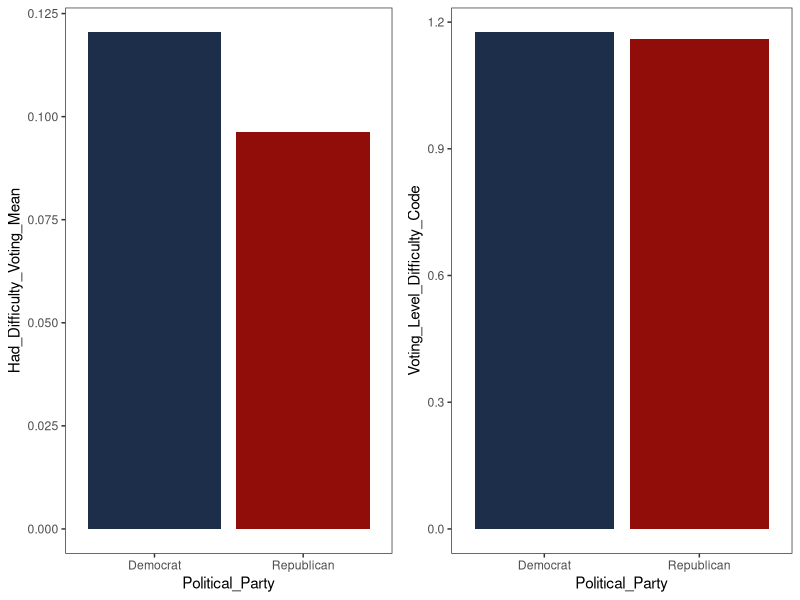

This chart was generated by the following R code:
## ---- chunk 1
knitr::opts_chunk$set(echo = TRUE)
## ---- chunk 2
library(plyr)
library(dplyr)
library(ggplot2) 
library(knitr)
library(tidyverse) 
library(haven)
library(gridExtra)
theme_set(theme_bw())
options(tinytex.verbose = TRUE)
## ---- chunk 3
ANES <- read_csv("anes.csv")
head(ANES)
## ---- chunk 4
tbl <- table(ANES$Political_Party)
tbl_p <- prop.table(tbl)


df <- data.frame(tbl, tbl_p)
df <- subset(df, select=-c(Var1.1))
df <- df %>% 
  rename(
    Party = Var1,
    Frequency = Freq,
    Proportion = Freq.1,
    )

summary_table <- kable(
    df,
    digits = 2,
    caption = 'Distribution of Political Party',
    booktabs = TRUE,
)

summary_table
## ---- chunk 5
ANES_mean <- ANES %>%
  mutate(
    Voting_Level_Difficulty_Code = case_when(
      Voting_Level_Difficulty_Code > 1 ~ 1, 
       Voting_Level_Difficulty_Code == 1 ~ 0,
      )
    )

table_mean <- ANES_mean %>%
  group_by(Political_Party) %>%
  summarise_at(vars(Voting_Level_Difficulty_Code), list(Had_Difficulty_Voting_Mean = mean))

plt1 <- ggplot(data=table_mean, aes(x=Political_Party, y=Had_Difficulty_Voting_Mean, fill=Political_Party))+   geom_bar(stat="identity")+
  scale_fill_manual(values=c("#1c2e4a", "#900d09"))+
  theme(legend.position = "none"
        , panel.grid.major = element_blank()
        , panel.grid.minor = element_blank()
        )

## ---- chunk 6
ANES_levels <- ANES %>%
  group_by(Political_Party) %>%
  summarise_at(vars(Voting_Level_Difficulty_Code), list(Voting_Level_Difficulty_Code = mean))

plt2 <- ggplot(data=ANES_levels, aes(x=Political_Party, y=Voting_Level_Difficulty_Code, fill=Political_Party))+   geom_bar(stat="identity")+
  scale_fill_manual(values=c("#1c2e4a", "#900d09"))+
  theme(legend.position = "none"
        , panel.grid.major = element_blank()
        , panel.grid.minor = element_blank()
        )
## ---- chunk 7
grid.arrange(plt1, plt2, ncol=2)

## ---- chunk 8

t.test(ANES_mean$Voting_Level_Difficulty_Code ~ ANES_mean$Political_Party)

